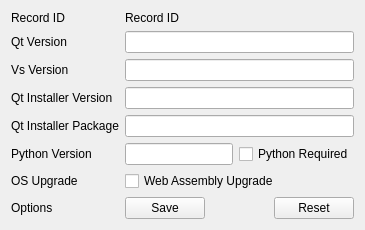
      <widget class="QWidget" name="tabWebAssembly">
       <attribute name="title">
        <string>WebAssembly</string>
       </attribute>
       <layout class="QVBoxLayout" name="verticalLayout_9">
        <item>
         <layout class="QFormLayout" name="formLayoutWebAssembly">
          <item row="1" column="0">
           <widget class="QLabel" name="labelSettingsQtVersionWebAssembly">
            <property name="text">
             <string>Qt Version</string>
            </property>
           </widget>
          </item>
          <item row="1" column="1">
           <widget class="QLineEdit" name="lineEditQtVersionWebAssembly">
            <property name="inputMask">
             <string notr="true"/>
            </property>
            <property name="text">
             <string notr="true"/>
            </property>
            <property name="placeholderText">
             <string notr="true"/>
            </property>
           </widget>
          </item>
          <item row="3" column="0">
           <widget class="QLabel" name="labelSettingsQtInstallerVersionWebAssembly">
            <property name="text">
             <string>Qt Installer Version</string>
            </property>
           </widget>
          </item>
          <item row="3" column="1">
           <widget class="QLineEdit" name="lineEditQtIfVersionWebAssembly">
            <property name="inputMask">
             <string notr="true"/>
            </property>
            <property name="text">
             <string notr="true"/>
            </property>
            <property name="placeholderText">
             <string notr="true"/>
            </property>
           </widget>
          </item>
          <item row="4" column="0">
           <widget class="QLabel" name="labelSettingsQtInstallerPackageWebAssembly">
            <property name="text">
             <string>Qt Installer Package</string>
            </property>
           </widget>
          </item>
          <item row="4" column="1">
           <widget class="QLineEdit" name="lineEditQtIfPackageUriWebAssembly">
            <property name="inputMask">
             <string notr="true"/>
            </property>
            <property name="text">
             <string notr="true"/>
            </property>
            <property name="placeholderText">
             <string notr="true"/>
            </property>
           </widget>
          </item>
          <item row="5" column="0">
           <widget class="QLabel" name="labelSettingsPythonVersionWebAssembly">
            <property name="text">
             <string>Python Version</string>
            </property>
           </widget>
          </item>
          <item row="5" column="1">
           <layout class="QHBoxLayout" name="horizontalLayoutPythonWebAssembly">
            <item>
             <widget class="QLineEdit" name="lineEditPythonVersionWebAssembly">
              <property name="inputMask">
               <string notr="true"/>
              </property>
              <property name="text">
               <string notr="true"/>
              </property>
              <property name="placeholderText">
               <string notr="true"/>
              </property>
             </widget>
            </item>
            <item>
             <widget class="QCheckBox" name="checkBoxPythonWebAssembly">
              <property name="text">
               <string>Python Required</string>
              </property>
             </widget>
            </item>
           </layout>
          </item>
          <item row="6" column="0">
           <widget class="QLabel" name="labelSettingsUpgradeWebAssembly">
            <property name="text">
             <string>OS Upgrade</string>
            </property>
           </widget>
          </item>
          <item row="6" column="1">
           <widget class="QCheckBox" name="checkBoxUpgradeWebAssembly">
            <property name="text">
             <string>Web Assembly Upgrade</string>
            </property>
           </widget>
          </item>
          <item row="7" column="0">
           <widget class="QLabel" name="labelSetDefaultsWebAssembly">
            <property name="text">
             <string>Options</string>
            </property>
           </widget>
          </item>
          <item row="7" column="1">
           <layout class="QHBoxLayout" name="horizontalLayoutWebAssembly">
            <item>
             <widget class="QPushButton" name="pushButtonSaveWebAssembly">
              <property name="text">
               <string>Save</string>
              </property>
             </widget>
            </item>
            <item>
             <spacer name="horizontalSpacerWebAssembly">
              <property name="orientation">
               <enum>Qt::Horizontal</enum>
              </property>
              <property name="sizeHint" stdset="0">
               <size>
                <width>40</width>
                <height>20</height>
               </size>
              </property>
             </spacer>
            </item>
            <item>
             <widget class="QPushButton" name="pushButtonResetDefaultsWebAssembly">
              <property name="text">
               <string>Reset</string>
              </property>
             </widget>
            </item>
           </layout>
          </item>
          <item row="0" column="0">
           <widget class="QLabel" name="labelRecordIdLableWebAssembly">
            <property name="text">
             <string>Record ID</string>
            </property>
           </widget>
          </item>
          <item row="0" column="1">
           <widget class="QLabel" name="labelRecordIdWebAssembly">
            <property name="text">
             <string notr="true">Record ID</string>
            </property>
           </widget>
          </item>
          <item row="2" column="0">
           <widget class="QLabel" name="labelSettingsVsVersionWebAssembly">
            <property name="text">
             <string>Vs Version</string>
            </property>
           </widget>
          </item>
          <item row="2" column="1">
           <widget class="QLineEdit" name="lineEditVsVersionWebAssembly">
            <property name="inputMask">
             <string notr="true"/>
            </property>
            <property name="text">
             <string notr="true"/>
            </property>
            <property name="placeholderText">
             <string notr="true"/>
            </property>
           </widget>
          </item>
         </layout>
        </item>
       </layout>
      </widget>
